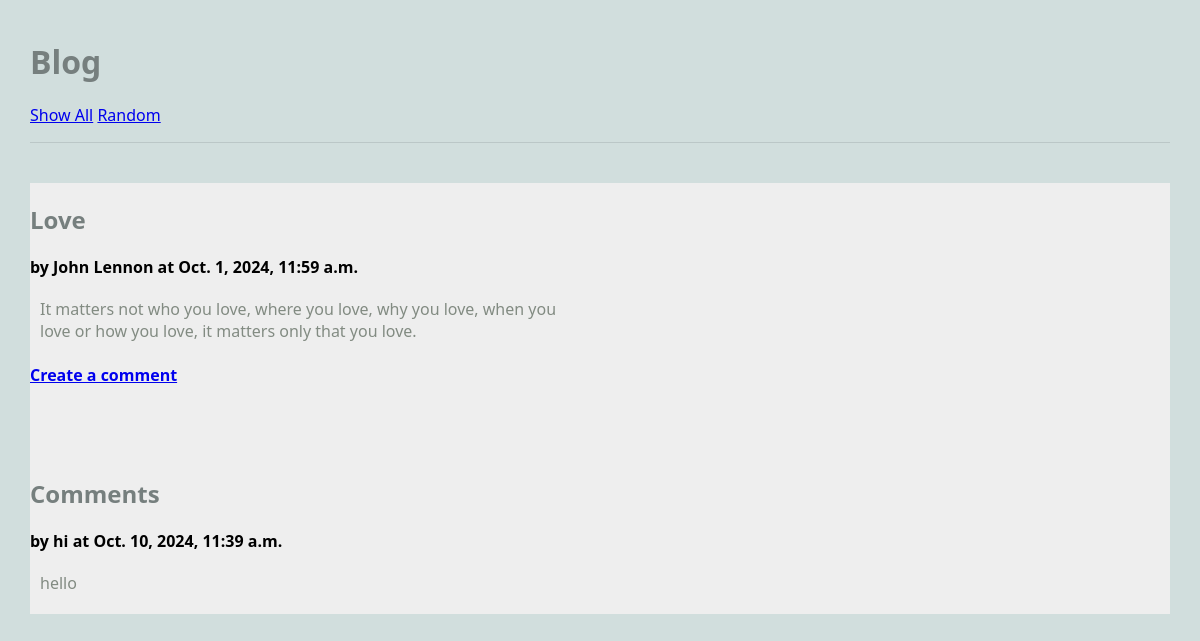
Screenshot of /blog/ with the database file from the repository.
### blog/models.py (models this page shows, shortened)
class Article(models.Model):
    title = models.TextField(blank=False)
    author = models.TextField(blank=False)
    text = models.TextField(blank=False)
    published = models.DateTimeField(auto_now=True)
    def get_comments(self):
        comments = Comment.objects.filter(article=self)
        return comments

class Comment(models.Model):
    article = models.ForeignKey("Article", on_delete=models.CASCADE)
    author = models.TextField(blank=False)
    text = models.TextField(blank=False)
    published = models.DateTimeField(auto_now=True)
    def __str__(self):
        return f'{self.text}'

### blog/views.py (the view)
# urls.py: path('', views.RandomArticleView.as_view(), name='random'), ## new
class RandomArticleView(DetailView):
    model = Article
    template_name = 'blog/article.html'
    context_object_name = 'article'
    def get_object(self):
        all_articles = Article.objects.all()
        return random.choice(all_articles)

### blog/templates/blog/article.html (shortened to what this page needs)
{% extends 'blog/base.html' %}
{% block content %}
<main class="grid-container">
    <article class="featured">
        <div>
        <h2>{{article.title}}</h2>
        <strong>by {{article.author}} at {{article.published}}</strong>
        <p>
        {{article.text}}
        </p>
        <h4>
            <a href = "{% url 'create_comment' article.pk%}">Create a comment</a> </h4>
        </div>
    </article>
    <div>
    <h2>Comments</h2>
    {% for c in article.get_comments %}
    <article>
        <div>
        <strong>by {{c.author}} at {{c.published}}</strong>
        <p>
        {{c.text}}
        </div>
    </article>
    {% endfor %}
</div>
</main>
{% endblock %}

### static/styles-blog.css (style rules this page uses)
body { margin: 30px; background: #d1dedd; font-family:'Segoe UI', Tahoma, Geneva, Verdana, sans-serif; }
h1, h2, h3 { color: #767f7e; }
p { color: #828b82; }
.grid-container { background: #eee; max-width: 900px; display: grid; grid-template-columns: repeat(3, 1fr); grid-gap: 10px; max-width: 1200px; margin: 20px auto; }
article.featured { grid-column: span 3; display: grid; gap: 60px; grid-template-columns: 1fr 1fr; align-items: center; border-bottom: 1px #bbc7c7; padding-bottom: 40px; }
article p, article h3 { margin: 20px 10px; }

### rows the page displays
Article: title "Love", author "John Lennon", published "Oct. 1, 2024, 11:59 a.m.", text "It matters not who you love, where you love, why you love, when you love or how you love, it matters only that you love."
Comment: author "hi", published "Oct. 10, 2024, 11:39 a.m.", text "hello"
